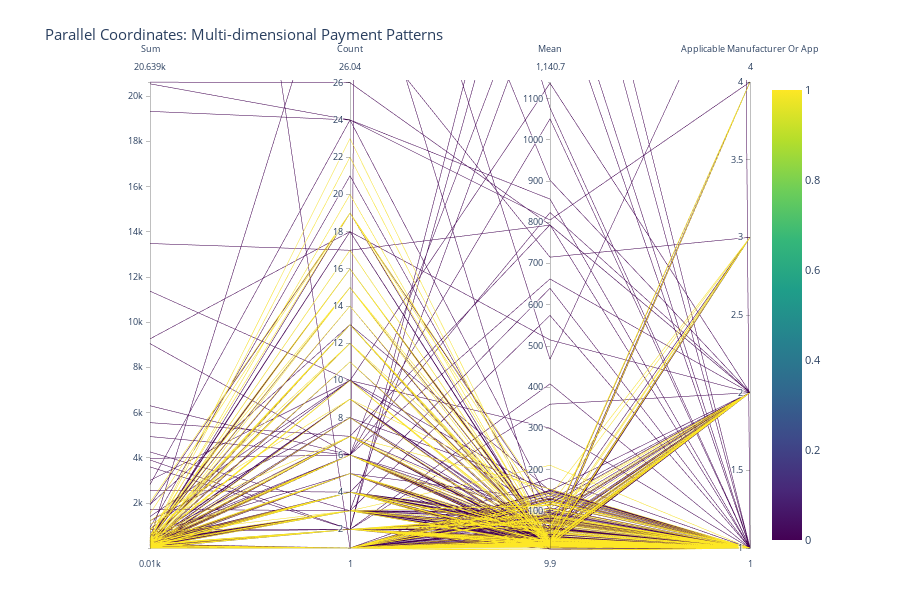

The notebook cell this image was saved under:
### Markdown cell above
### Parallel Coordinates Plot

### Code cell
# Parallel Coordinates Plot for Payment Patterns
selected_features = [
    'Total_Amount_of_Payment_USDollars_sum',
    'Total_Amount_of_Payment_USDollars_count',
    'Total_Amount_of_Payment_USDollars_mean',
    'Applicable_Manufacturer_or_Applicable_GPO_Making_Payment_ID_nunique'
]

numeric_cols = [col for col in df_aggregated.columns if df_aggregated[col].dtype in ['int64', 'float64']]
selected_features = [col for col in selected_features if col in numeric_cols]

if len(selected_features) >= 3:
    color_col = 'Covered_Recipient_Type' if 'Covered_Recipient_Type' in df_aggregated.columns else None
    
    fig = adv_visualizer.create_parallel_coordinates(
        df_aggregated,
        feature_cols=selected_features,
        color_col=color_col,
        title='Parallel Coordinates: Multi-dimensional Payment Patterns',
        sample_size=500
    )
    
    fig.show()

### Figure 1 — Plotly figure (JSON) as saved in the notebook; plotly's stock layout.template omitted (floating-point values rounded to 4 significant figures; data arrays with more than 128 entries replaced by an {"elided": "..."} marker saying what was removed)
{"data": [{"dimensions": [{"label": "Sum", "range": [10.33, 20640.0], "values": {"elided": "500 float values"}}, {"label": "Count", "range": [1, 26.04], "values": {"elided": "500 int values"}}, {"label": "Mean", "range": [9.855, 1141.0], "values": {"elided": "500 float values"}}, {"label": "Applicable Manufacturer Or App", "range": [1, 4], "values": {"elided": "500 int values"}}], "line": {"cmax": 1, "cmin": 0, "color": {"elided": "500 int values"}, "colorscale": [[0, "#440154"], [0.1111, "#482878"], [0.2222, "#3e4989"], [0.3333, "#31688e"], [0.4444, "#26828e"], [0.5556, "#1f9e89"], [0.6667, "#35b779"], [0.7778, "#6ece58"], [0.8889, "#b5de2b"], [1, "#fde725"]], "showscale": true}, "type": "parcoords"}], "layout": {"font": {"size": 11}, "height": 600, "margin": {"b": 50, "l": 150, "r": 150, "t": 80}, "title": {"text": "Parallel Coordinates: Multi-dimensional Payment Patterns"}}}
